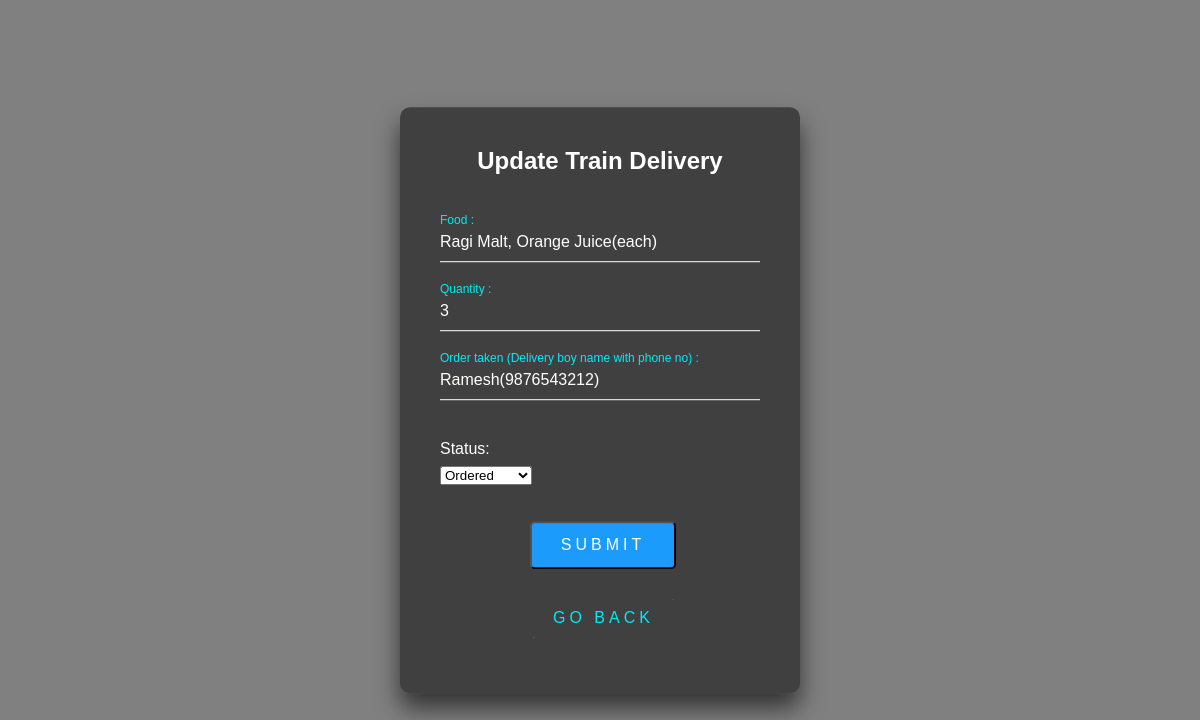
Screenshot of /Delivery/Restaurant/update-train.php?id=6 (signed in) with the database file from the repository.
### tables this page shows
CREATE TABLE `train_service` (
  `id` int(10) UNSIGNED NOT NULL,
  `food` varchar(200) NOT NULL,
  `qty` varchar(100) NOT NULL,
  `train_name` varchar(200) NOT NULL,
  `train_url` varchar(255) NOT NULL,
  `rest_name` varchar(200) NOT NULL,
  `rest_url` varchar(255) NOT NULL,
  `order_date` datetime NOT NULL,
  `cust_name` varchar(100) NOT NULL,
  `cust_email` varchar(200) NOT NULL,
  `cust_number` varchar(20) NOT NULL,
  `status` varchar(20) NOT NULL,
  `order_taken` varchar(255) NOT NULL
);

### Delivery/Restaurant/update-train.php (the view, shortened to what this page needs)
<?php
      include('partials/constants.php');
?>
<div class="login-box">
  <h2>Update Train Delivery</h2>
  <br>
  <?php
          if(isset($_GET['id']))
          {
          $id = $_GET['id'];
          $sql = "SELECT * FROM train_service WHERE id=$id";
          $res = mysqli_query($conn,$sql);
          if($res==true)
          {
            $count =mysqli_num_rows($res);
            if($count==1){
                $row = mysqli_fetch_assoc($res);
                $food = $row['food'];
                $qty = $row['qty'];
                $status=$row['status'];
                $order_taken=$row['order_taken'];
            }else{
              $_SESSION['no-category-found'] = "<div class='error'>No Order found    <strong>X</strong></div>";
                header('location:'.SITEURL.'Back-end/Restaurant-food/admin/manage-train.php');
            }
          }
        }
        else{
            header('location:'.SITEURL.'Back-end/Restaurant-food/admin/manage-train.php');
        }
       ?>
<form action="" method="post" >
  <div class="user-box">
  <input type="text" name="food" value="<?php echo $food?>">
    <label>Food :</label>
  </div>
  <div class="user-box">
  <input type="number" name="qty" value="<?php echo $qty?>">
    <label>Quantity :</label>
  </div>
  <div class="user-box">
  <input type="text" name="order_taken" value="<?php echo $order_taken?>">
    <label>Order taken (Delivery boy name with phone no) :</label>
  </div>
  <div class="user-box">
  <label>Status:</label>
  <br>
  <br>
  <select name="status">
  <option <?php if($status=="Ordered"){echo "selected";} ?> value="Ordered">Ordered</option>
</select>
</div>
<br>
  <br>
  <button class="btn-primary1" type="submit" name="submit">SUBMIT</button>
  <a href="<?php echo SITEURL; ?>Back-end/Restaurant-food/admin/manage-reservation.php" style="margin-left:93px;">
    Go Back
  </a>
</form>
</div>

### Delivery/Restaurant/update-train.php (style rules this page uses)
.btn-primary1 { background-color: #1B9CFC; padding: 4% 9%; border-radius:5px; color:rgb(255, 255, 255); font-weight: 500; font-size:16px; margin-left:90px; text-decoration: none; font-family: sans-serif; letter-spacing: 4px }
.login-box { position: absolute; top: 50%; left: 50%; width: 400px; padding: 40px; transform: translate(-50%, -50%); background: rgba(0,0,0,.5); box-sizing: border-box; box-shadow: 0 15px 25px rgba(0,0,0,.6); border-radius: 10px; }
.login-box h2 { margin: 0 0 30px; padding: 0; color: #fff; text-align: center; }
.login-box .user-box { position: relative; }
.login-box .user-box input { width: 100%; padding: 10px 0; font-size: 16px; color: #fff; margin-bottom: 30px; border: none; border-bottom: 1px solid #fff; outline: none; background: transparent; }
.login-box .user-box label { position: absolute; top:0; left: 0; padding: 10px 0; font-size: 16px; color: #fff; pointer-events: none; transition: .5s; }
.login-box .user-box input:focus ~ label, .login-box .user-box input:valid ~ label { top: -20px; left: 0; color: #03e9f4; font-size: 12px; }
.login-box form a { position: relative; display: inline-block; padding: 10px 20px; color: #03e9f4; font-size: 16px; text-decoration: none; text-transform: uppercase; overflow: hidden; margin-top: 30px; transition: .5s; letter-spacing: 4px }

### rows the page displays
train_service: food "Ragi Malt, Orange Juice(each)", qty "3", order_taken "Ramesh(9876543212)"
